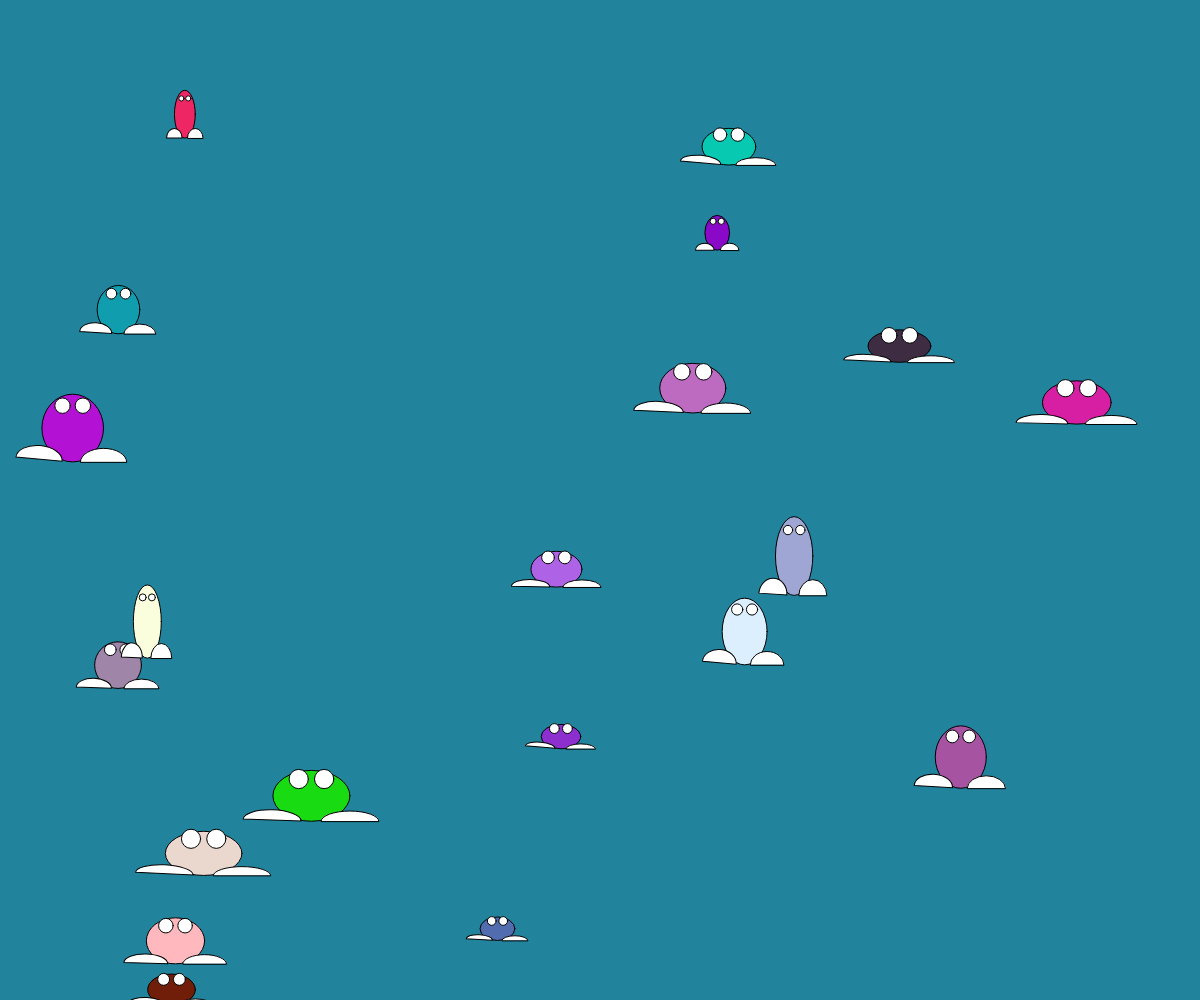
Frame 1 (no input)
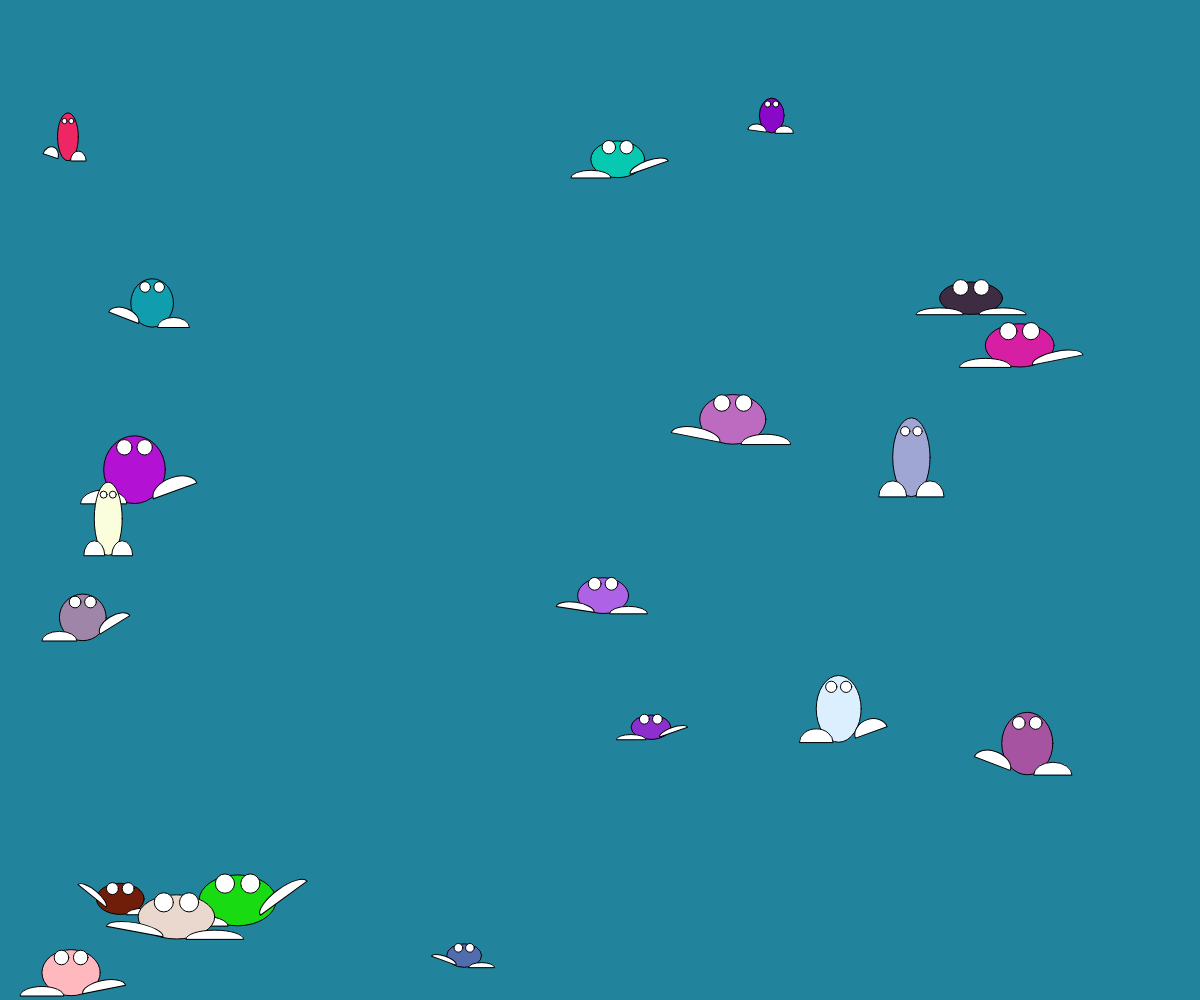
Frame 60 (no input)
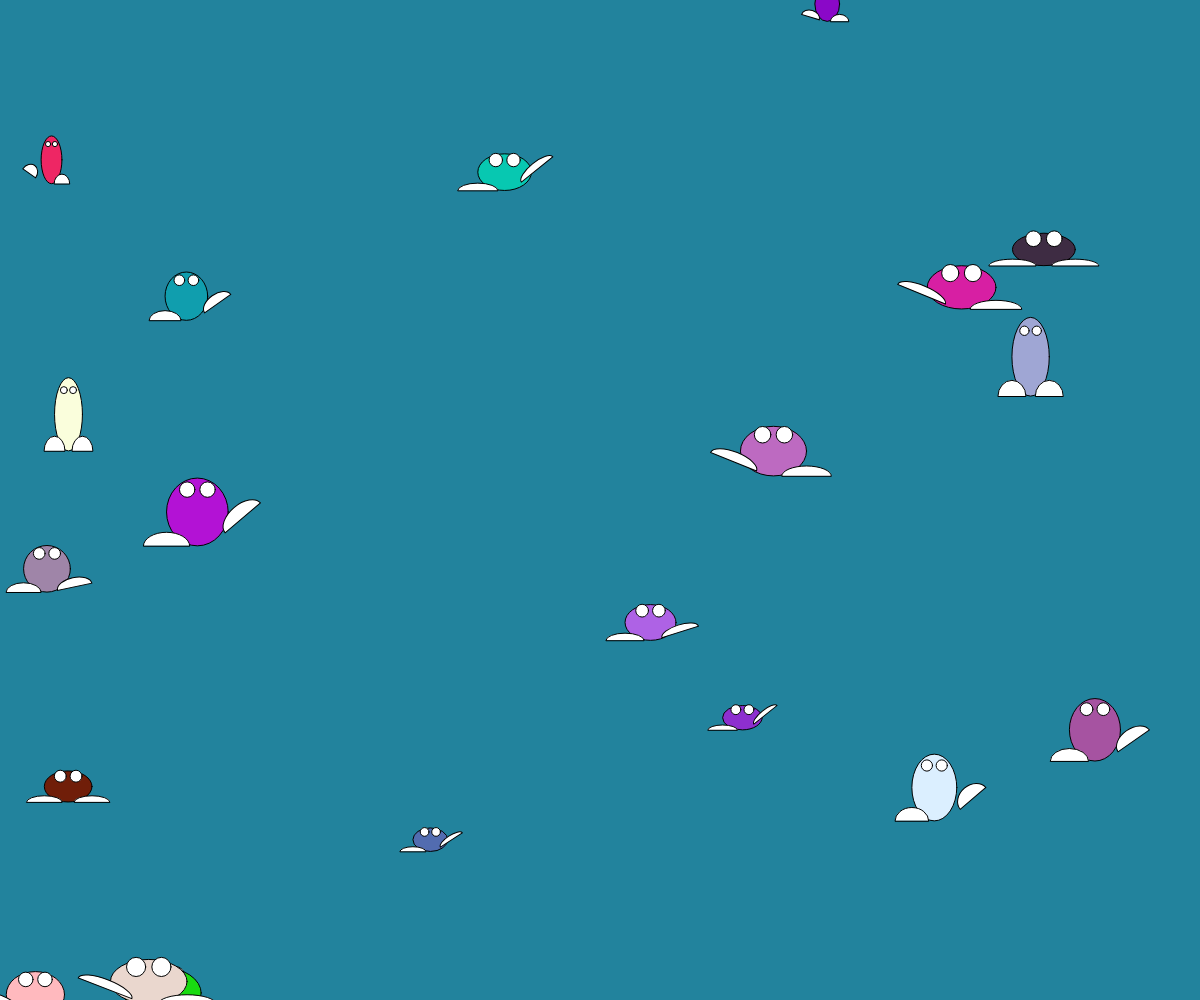
Frame 120 (the mouse pressed at the canvas centre since frame 60)

The p5.js sketch that drew these frames (run headless with seeded random() and noise() and a simulated clock; from frame 60 on, the mouse is pressed at the canvas centre):

// p5.js sketch
// ── sketch.js
let dudes = [];
let num_of_dudes = 20;
let bg_color;

function setup() {
    createCanvas(windowWidth, windowHeight);
    bg_color = color(34, 131, 157);

    for (let i = 0; i < num_of_dudes; i++) {
        dudes.push( new MarchingDude() );
    }
}

function draw() {
    background(bg_color);

    for (var i = 0; i < dudes.length; i++) {
        dudes[i].frame();
    }
}





/////////////////////////////////////////
//      Marching Dude Class
/////////////////////////////////////////

/**
 * MarchingDude Class. Creates creepy marching things.
 *
 */
class MarchingDude {

    constructor() {
        this.size_w = random(20, 80);
        this.size_h = random(20, 80);
        this.loc_x = random(width);
        this.loc_y = random(height);
        this.move_x = random(-2, 2);
        this.move_y = random(-2, 2);
        this.body_color = color(random(255), random(255), random(255));
        this.size_w = this.size_w;
        this.size_h = this.size_h;
        this.eye_x = this.size_w * 0.165;
        this.eye_y = this.size_h * 0.33 * -1;
        this.eye_size = this.size_w * 0.25;
        this.feet_x = this.size_w * 0.25 + (this.size_w * 0.25);
        this.feet_y = this.size_h * 0.5;
        this.feet_w = this.size_w * 0.75;
        this.feet_h = this.size_h * 0.4;
        this.left_foot_angle = 0;
        this.right_foot_angle = 0;
        this.foot_angle_delta = random(3);
        this.foot_angle_max = -20;
        this.active_foot = 0;
    }

    // call this method once per frame to update marching dude
    frame() {
        this.feetAngle();
        this.display();
        this.move();
    }

    display() {

        push();

        translate(this.loc_x, this.loc_y);
        fill(this.body_color);

        ellipse(0, 0, this.size_w, this.size_h);

        // eyes
        fill(255);
        ellipse(-this.eye_x, this.eye_y, this.eye_size, this.eye_size);
        ellipse(this.eye_x, this.eye_y, this.eye_size, this.eye_size);

        // feet
        push();
        rotate(PI * (this.right_foot_angle * 0.01));
        translate(this.feet_x, this.feet_y);
        scale(1, -1);
        arc(0, 0, this.feet_w, this.feet_h, 0, -PI, CHORD);
        pop();
        push();
        rotate(PI * -(this.left_foot_angle * 0.01));
        translate(-this.feet_x, this.feet_y);
        scale(-1, -1);
        arc(0, 0, this.feet_w, this.feet_h, 0, -PI, CHORD);
        pop();

        pop();
    }

    feetAngle() {

        if (this.active_foot === 0) {
            this.left_foot_angle -= this.foot_angle_delta;
            if (this.left_foot_angle <= this.foot_angle_max) {
                this.foot_angle_delta *= -1;
            }
            if (this.left_foot_angle >= 0) {
                this.active_foot = 1;
                this.foot_angle_delta *= -1;
            }
        } else if (this.active_foot === 1) {
            this.right_foot_angle -= this.foot_angle_delta;
            if (this.right_foot_angle <= this.foot_angle_max) {
                this.foot_angle_delta *= -1;
            }
            if (this.right_foot_angle >= 0) {
                this.active_foot = 0;
                this.foot_angle_delta *= -1;
            }
        }

        // console.log(this.left_foot_angle);
    }

    move() {
        this.loc_x += this.move_x;
        this.loc_y += this.move_y;

        if (this.loc_x >= width) {
            this.move_x *= -1;
            this.loc_x = width - abs(this.move_x);
        } else if (this.loc_x <= 0) {
            this.move_x *= -1;
            this.loc_x = abs(this.move_x);
        } else if (this.loc_y >= height) {
            this.move_y *= -1;
            this.loc_y = height - abs(this.move_y);
        } else if (this.loc_y <= 0) {
            this.move_y *= -1;
            this.loc_y = abs(this.move_y);
        }
    }
}
